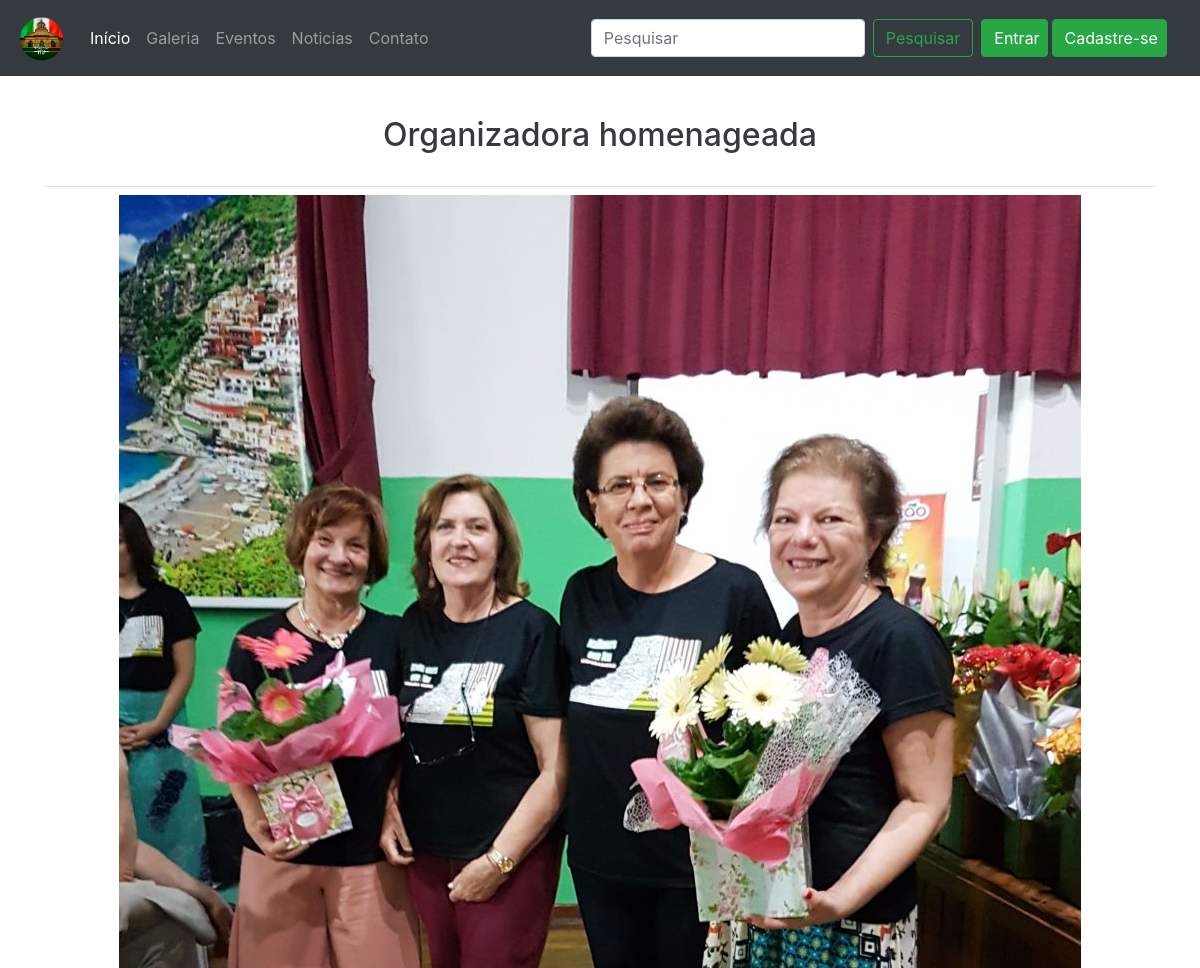
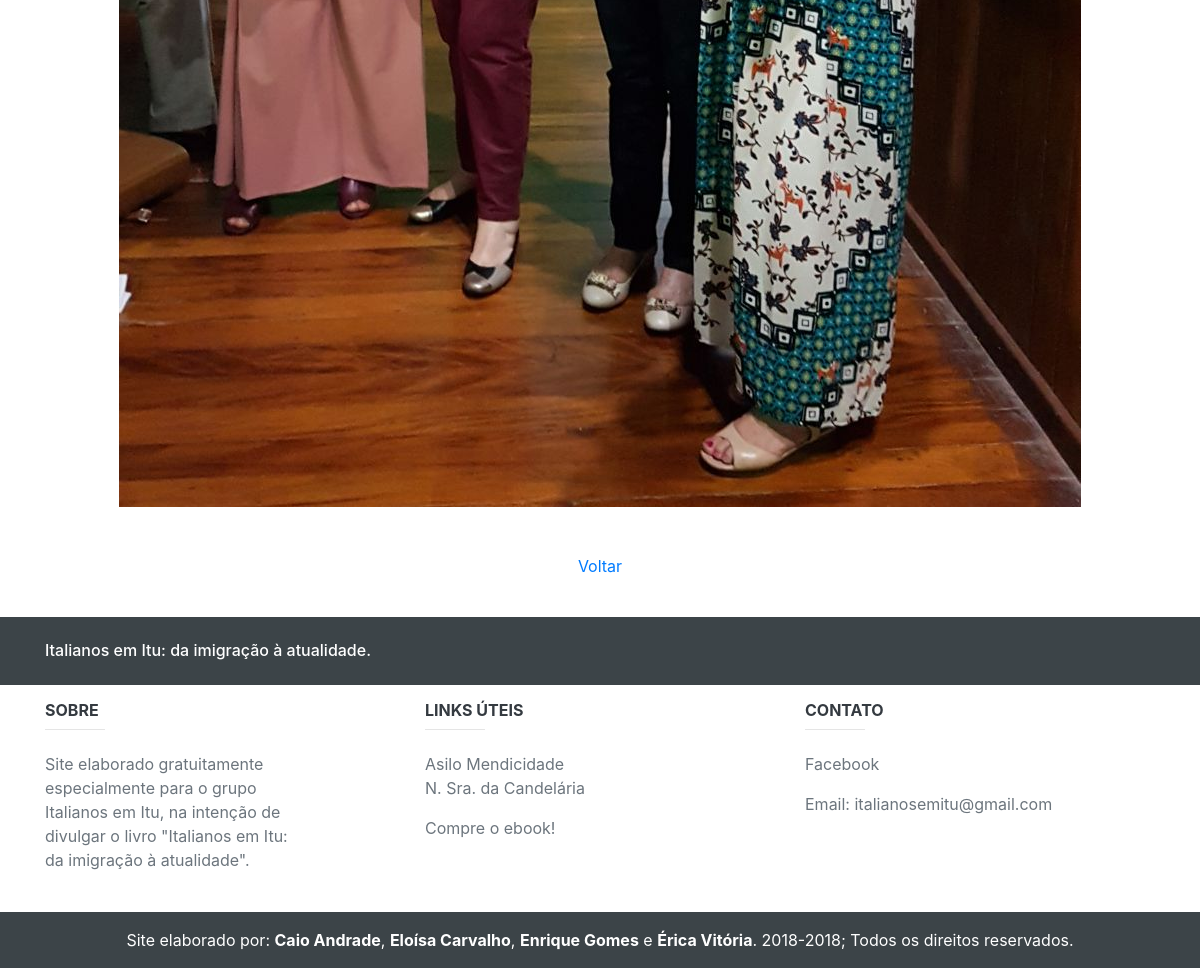
Page /index.php?&pg=foto&id=6 on the earlier database version (2 pictures, top to bottom).
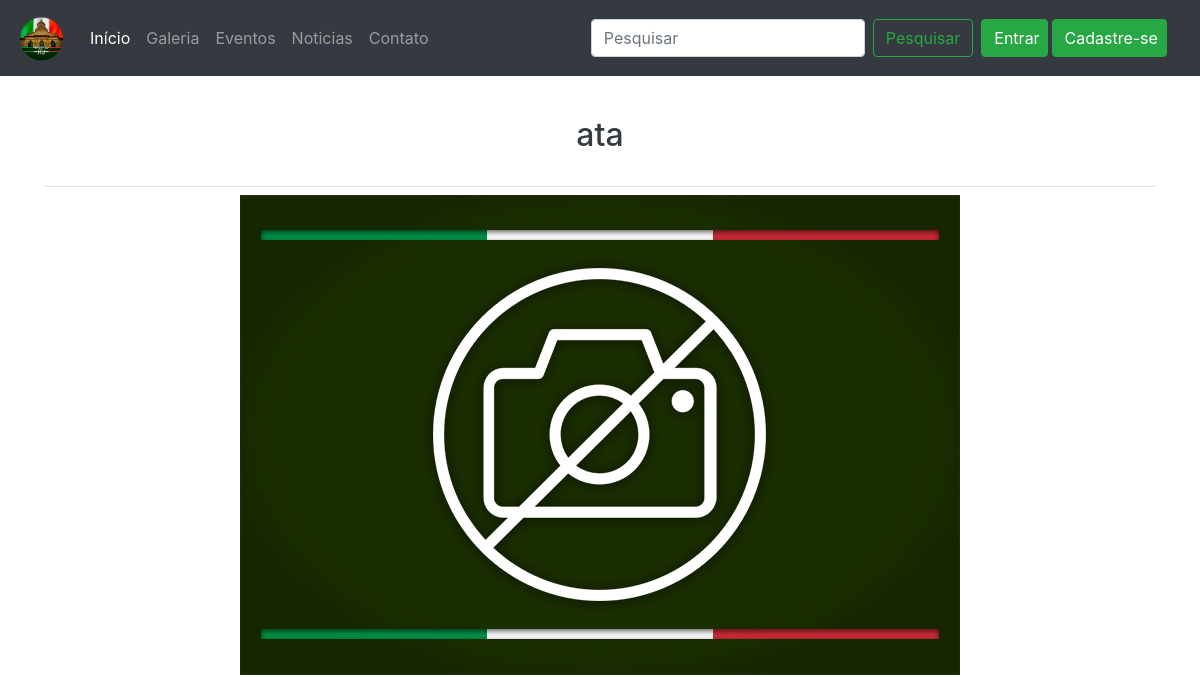
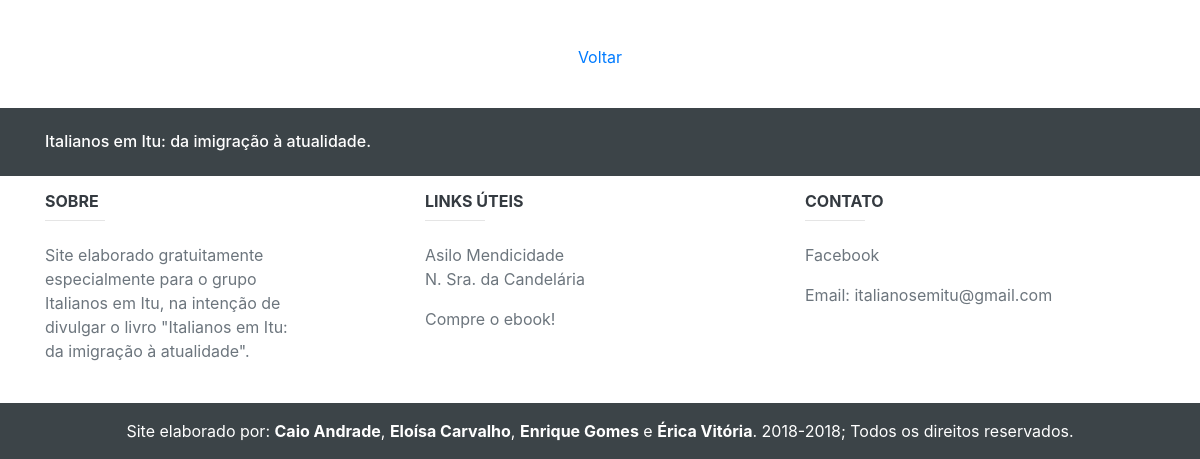
Same page on the later database version (2 pictures, top to bottom).
### tables this page shows
CREATE TABLE `galeria` (
  `gal_cod` int(11) NOT NULL,
  `gal_img` varchar(64) NOT NULL,
  `gal_titulo` varchar(128) NOT NULL,
  `gal_desc` varchar(256) DEFAULT NULL
);

### db/classes/DAO/galeriaDAO.class.php (called while the page is built, shortened)
<?php
require_once ("conexao.class.php");
class galeriaDAO {
    function __construct() {
        $this->con = new Conexao();
        $this->pdo = $this->con->Connect();
    }
    function pegarFoto($gal_cod){
        try {
            $stmt = $this->pdo->prepare("SELECT * FROM galeria WHERE gal_cod = :gal_cod");
            $param = array(":gal_cod" => $gal_cod);
            $stmt->execute($param);
            if($stmt->rowCount() > 0){
                $consulta = $stmt->fetch(PDO::FETCH_ASSOC);
                return $consulta;
            }else{
                return '';
            }
        } catch (PDOException $ex) {
            echo "ERRO 302: {$ex->getMessage()}";
        }
    }
}

### db/classes/DAO/conexao.class.php (called while the page is built, shortened)
<?php
class Conexao {
    public function Connect() {
        try {
            $this->user = "root";
            $this->pass = "";
            $this->host = "127.0.0.1";
            $this->base = "italianosdb";
            $parametros = array(PDO::MYSQL_ATTR_INIT_COMMAND => "SET NAMES UTF8");
            $this->file = "mysql:host=" . $this->host . ";dbname=" . $this->base;
            $this->pdo = new PDO($this->file, $this->user, $this->pass, $parametros);
            $this->pdo->setAttribute(PDO::ATTR_ERRMODE, PDO::ERRMODE_EXCEPTION);
            $this->pdo->setAttribute(PDO::ATTR_EMULATE_PREPARES, false);
            $this->pdo->setAttribute(PDO::ATTR_PERSISTENT, true);
            return $this->pdo;
        } catch (PDOException $ex) {
            echo "Erro no sistema" . $ex->getMessage();
        }
    }
}
?>

### pags/foto.php (the view, shortened to what this page needs)
<?php
    if(isset($_GET['id'])){
        $gal_cod = $_GET['id'];
    }else{
        ?>
        <script type="text/javascript">
            document.location.href = "index.php?&pg=galeria&pagina=1";
        </script>
        <?php
    }
    require_once ("db/classes/DAO/galeriaDAO.class.php");
    $galeriaDAO = new galeriaDAO();
    $foto = $galeriaDAO->pegarFoto($gal_cod);
?>
<div class="container mt-4">
    <div class="row">
        <div class="col-md-12">
            <form name="foto" action="" method="post" enctype="">
                 <div class="form-row justify-content-center">
                    <h2><div class="p-3 mb-2 bg-white text-dark"><?php echo $foto['gal_titulo']; ?></div></h2>
                </div>
                 <div class="border-top pt-2">
                    <div class="form-row justify-content-center">
                        <?php if (file_exists('img/galeria/' . $foto['gal_img']) && !is_null($foto['gal_img'])) { ?>
                            <img src="img/galeria/<?php echo $foto['gal_img']; ?>" class=""/>
                        <?php }else{ ?>
                            <img src="img/galeria/semfoto.jpg" class=""/>
                        <?php } ?>
                    </div>
                    <div class="form-row justify-content-center">
                        <?php if(!is_null($foto['gal_desc'])){ ?>
                            <div class="p-3 mb-2 bg-white text-dark"><?php echo $foto['gal_desc'] ?></div>
                        <?php } ?>
                    </div>
                    <div class="form-row justify-content-center">
                        <div class="form-group col-md-3 text-center">
                            <a href="index.php?&pg=galeria" class="btn btn-link">Voltar</a>
                        </div>
                    </div>
                </div>
            </form>
        </div>
    </div>
</div>

Differences in the rows shown:
changed galeria: gal_titulo "Organizadora homenageada" → "ata"; gal_img: picture removed
